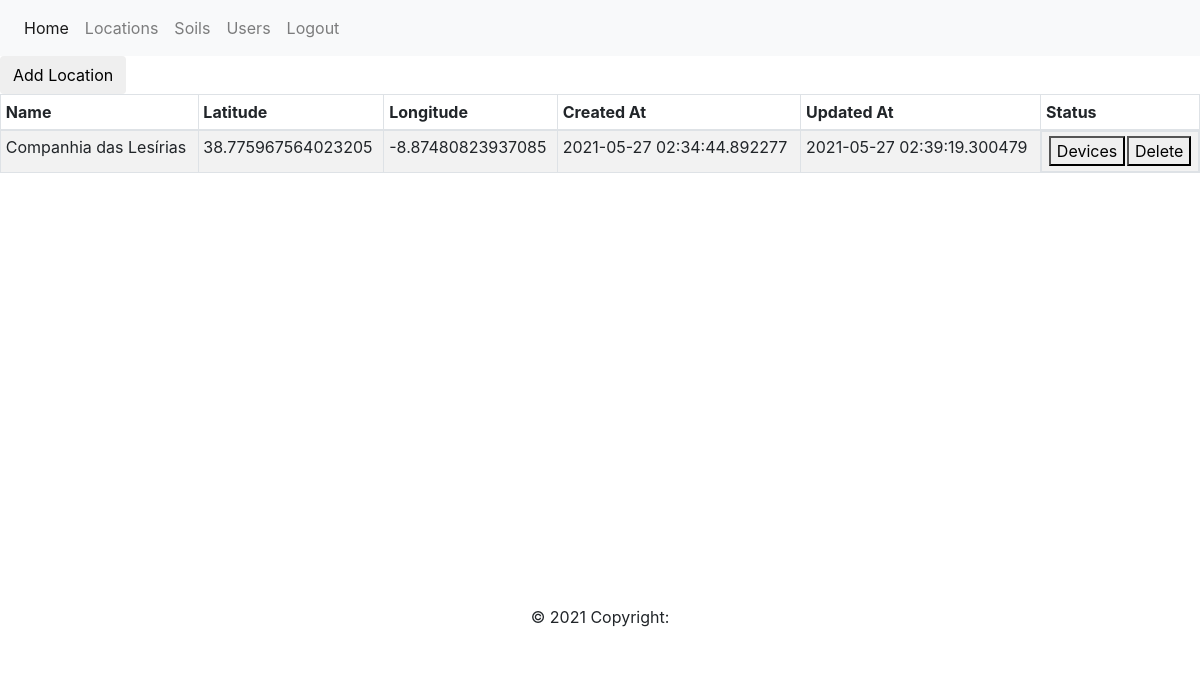
The page /locations (signed in) on the database as committed earlier.
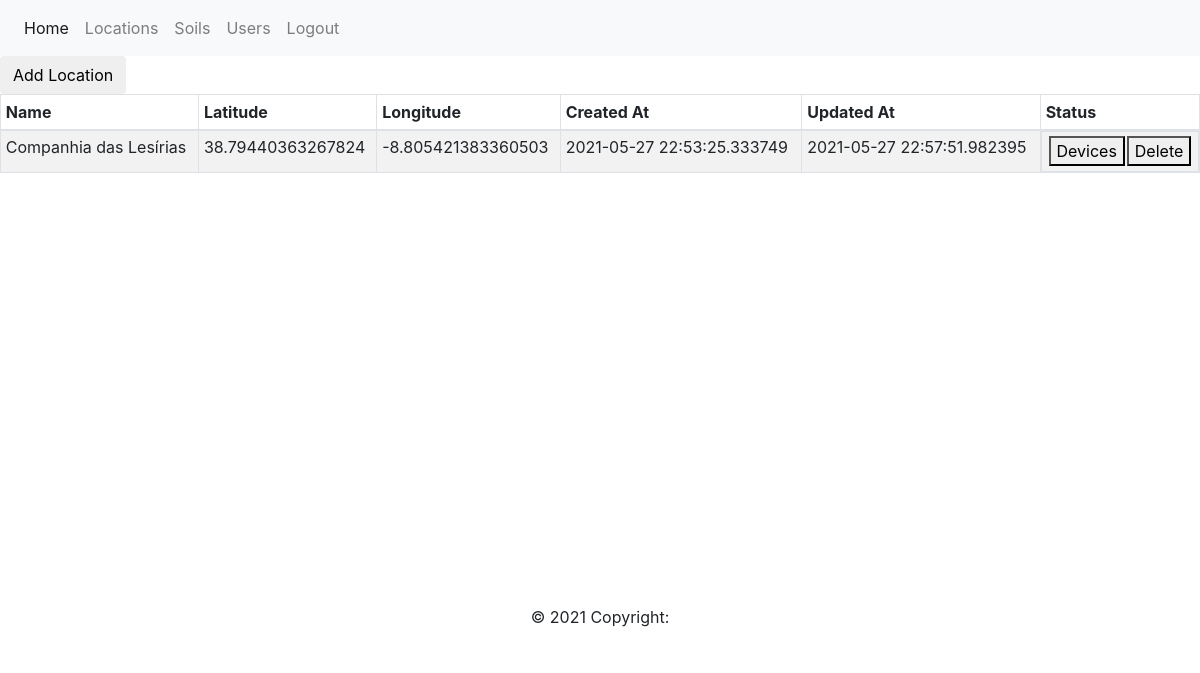
The same page on the database as committed later.
### app/models.py (models this page shows, shortened)
class ModelMixin():
    id = db.Column(db.Integer, primary_key=True)
    created_at = db.Column(db.DateTime, default=datetime.utcnow)
    updated_at = db.Column(db.DateTime, default=datetime.utcnow, onupdate=datetime.utcnow)

class Locations(db.Model, ModelMixin):
    __tablename__ = 'locations'
    name = db.Column(db.String(100), index=True, unique=True)
    latitude = db.Column(db.String(20))
    longitude = db.Column(db.String(20))
    master_id = db.Column(db.Integer)
    devices = db.relationship("Devices", back_populates="location")

### app/routes.py (the view)
@app.route("/locations", methods=["GET"])
@login_required
def locations():
    locations = Finders.get_locations()
    return render_template("locations.html", title="Locations", locations=locations)

### app/finders.py (called while the page is built)
    @classmethod
    def get_locations(cls):
        return Locations.query.all()

### app/models.py (called while the page is built)
@login.user_loader
def load_user(id):
    return Users.query.get(int(id))

### app/routes.py (called while the page is built)
@app.context_processor
def inject_now():
    return {'now': datetime.utcnow()}

### app/templates/locations.html (shortened to what this page needs)
{% extends "base.html" %}
{% block content %}
<form action="{{ url_for('create_location') }}" method="get">
    <button type="submit" class="btn btn-default">
        Add Location
    </button>
</form>
<table class="table table-striped table-bordered table-sm" cellspacing="0" width="100%">
    <thead>
        <tr>
            <th class="th-sm">Name</th>
            <th class="th-sm">Latitude</th>
            <th class="th-sm">Longitude</th>
            <th class="th-sm">Created At</th>
            <th class="th-sm">Updated At</th>
            <th class="th-sm">Status</th>
        </tr>
    </thead>
    <tbody>
        {% for location in locations %}
        <tr>
            <td>{{ location.name }}</td>
            <td>{{ location.latitude }}</td>
            <td>{{ location.longitude }}</td>
            <td>{{ location.created_at }}</td>
            <td>{{ location.updated_at }}</td>
            <td style="display: flex; justify-content: space-evenly;">
                <form action="/location/{{ location.id }}/devices" method="get">
                    <button type="submit">Devices</button>
                </form>
                <form action="/location/{{ location.id }}/delete" method="post">
                    <button type="submit">Delete</button>
                </form>
            </td>
        </tr>
        {% endfor %}
    </tbody>
</table>
<div id="map" style="width: 100%; height: 400px;"></div>
{% endblock %}
{% block head %}
{{ super() }}
<link rel="stylesheet" href="https://cdn.jsdelivr.net/gh/openlayers/openlayers.github.io@master/en/v6.5.0/css/ol.css"
    type="text/css">
{% endblock %}

### app/templates/base.html (shortened to what this page needs)
<!doctype html>
<html>
<head>
    {% block head %}
    <link rel="stylesheet" href="http://localhost:5000/static/css/global.css">
    <link rel="stylesheet" href="https://maxcdn.bootstrapcdn.com/bootstrap/4.0.0-beta/css/bootstrap.min.css"
>
    {% endblock %}
</head>
<body>
    {% block navbar %}
    <nav class="navbar navbar-expand-lg navbar-light bg-light">
        <div class="collapse navbar-collapse" id="navbarNav">
            <ul class="navbar-nav">
                <li class="nav-item active">
                    <a class="nav-link" href="{{ url_for('index') }}">Home</a>
                </li>
                {% if current_user.is_anonymous %}
                <li class="nav-item">
                    <a class="nav-link" href="{{ url_for('login') }}">Login</a>
                </li>
                {% else %}
                <li class="nav-item">
                    <a class="nav-link" href="{{ url_for('locations') }}">Locations</a>
                </li>
                <li class="nav-item">
                    <a class="nav-link" href="{{ url_for('soils') }}">Soils</a>
                </li>
                <li class="nav-item">
                    <a class="nav-link" href="{{ url_for('users') }}">Users</a>
                </li>
                <li class="nav-item">
                    <a class="nav-link" href="{{ url_for('logout') }}">Logout</a>
                </li>
                {% endif %}
            </ul>
        </div>
    </nav>
    {% endblock %}
    <div id="content">{% block content %}{% endblock %}</div>
    <footer class="page-footer font-small blue">
        {% block footer %}
        <div class="footer-copyright text-center py-3">© {{ now.year }} Copyright:
        </div>
        {% endblock %}
    </footer>
</body>
</html>

### app/static/css/global.css (style rules this page uses)
body { margin: 0; }
footer { background-color: #fff; }

Rows that differ between the two databases and show on the page:
changed Locations "Companhia das Lesírias": latitude "38.775967564023205" → "38.79440363267824"; longitude "-8.87480823937085" → "-8.805421383360503"; created_at "2021-05-27 02:34:44.892277" → "2021-05-27 22:53:25.333749"; updated_at "2021-05-27 02:39:19.300479" → "2021-05-27 22:57:51.982395"
